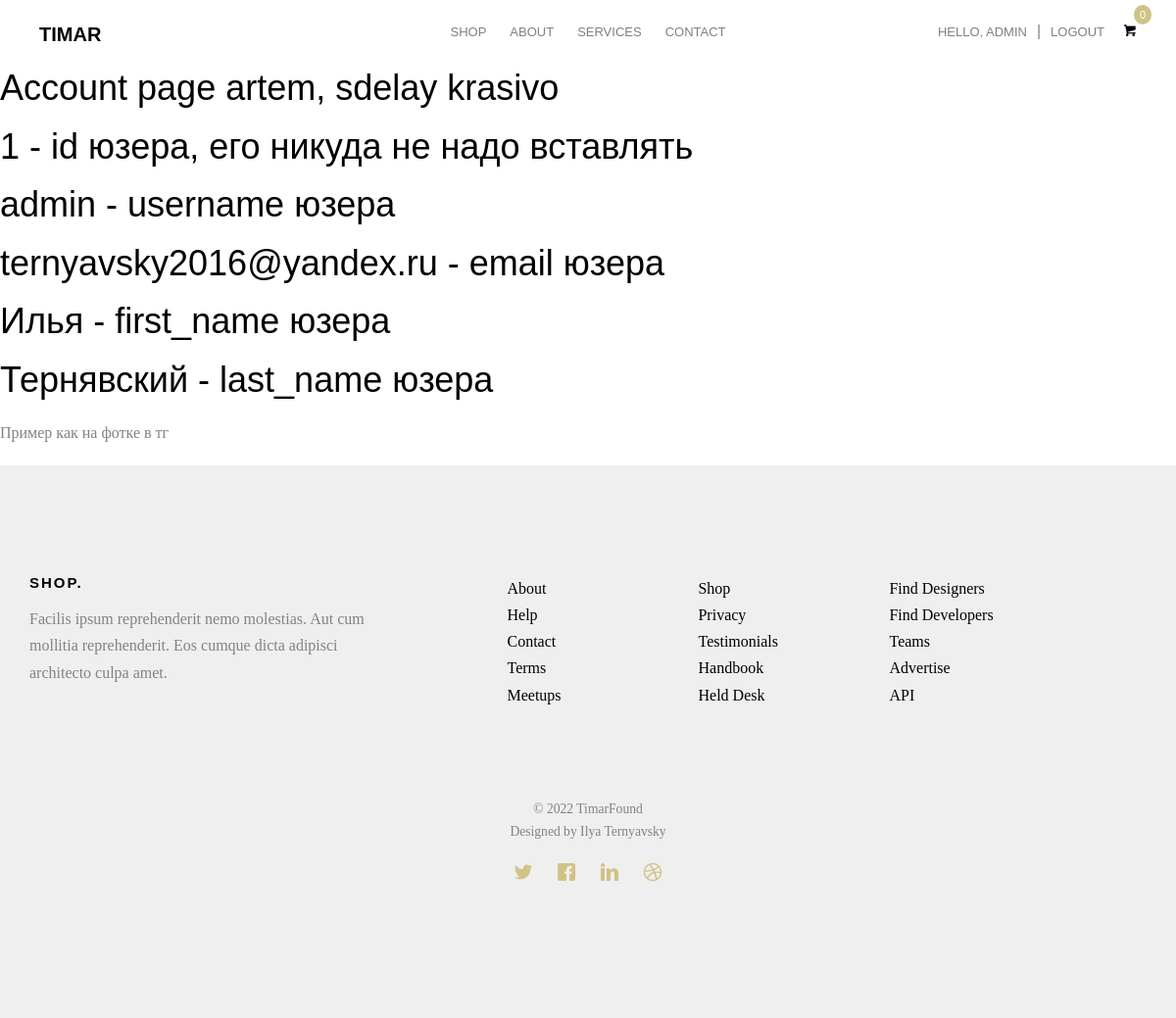
/account1/ (signed in), run on an earlier commit of the app's database.
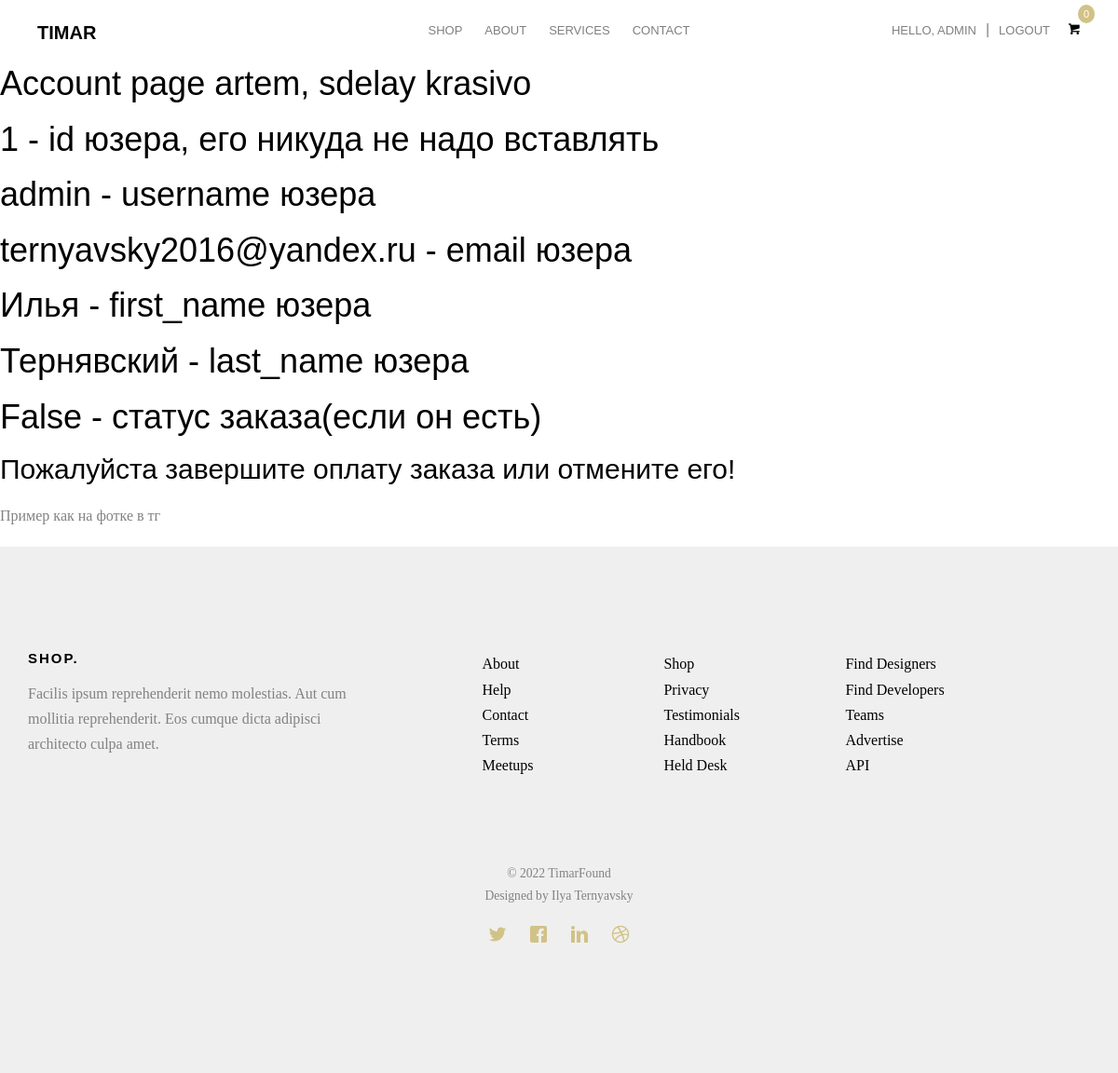
And on a later commit of the database.
### main/models.py (models this page shows, shortened)
class Order(models.Model):
    user = models.ForeignKey(User,on_delete=models.CASCADE,null=True,blank=True)
    address = models.ForeignKey(UserAddress, on_delete=models.CASCADE,null=True,blank=True)
    order_id = models.IntegerField()
    price = models.DecimalField(max_digits=10,decimal_places=2,default=0)
    paid = models.BooleanField(default=False)
    created = models.DateTimeField(auto_now_add=True)
    updated = models.DateTimeField(auto_now=True)

### main/views.py (the view)
# urls.py: path('account<int:id>/',views.AccountView.as_view(),name='account'),
class AccountView(TemplateView):
    template_name = "registration/account.html"
    def get_context_data(self,id, **kwargs: Any) -> Dict[str, Any]:
        context = super().get_context_data(**kwargs)
        context['user'] = User.objects.get(id=id)
        order = get_or_none(Order,user=self.request.user)
        context['order_status'] = order
        return context

### main/cart.py (called while the page is built)
    def get_quantity(self):
        return sum([item['quantity'] for item in self.cart.values()])

### main/shortcuts.py (called while the page is built)
def get_or_none(classmodel, **kwargs):
    try:
        return classmodel.objects.get(**kwargs)
    except classmodel.DoesNotExist:
        return None

### main/templatetags/main_tags.py (called while the page is built)
@register.simple_tag(name='cart')
def get_quantity(request):
    cart = Cart(request)
    return cart.get_quantity()

### templates/registration/account.html
{% extends 'main/base.html' %}
{% block body %}
{% include 'main/header.html' %}
<h1>Account page artem, sdelay krasivo</h1>
<h1>{{ user.id }} - id юзера, его никуда не надо вставлять</h1>
<h1>{{ user.username }} - username юзера</h1>
<h1>{{ user.email }} - email юзера</h1>
<h1>{{ user.first_name }} - first_name юзера</h1>
<h1>{{ user.last_name }} - last_name юзера</h1>
{% if order_status %}
<h1>{{ order_status.paid }} -  статус заказа(если он есть)</h1>
<h2>Пожалуйста завершите оплату заказа или отмените его! </h2>
{% endif %}
<p>Пример как на фотке в тг</p>
{% include 'main/footer.html' %}
{% endblock %}

What changed in the data, as far as the page shows it:
added Order: paid "False"
Also different on the page:
text now shown: "- статус заказа(если он есть) Пожалуйста завершите оплату заказа или отмените его!"
